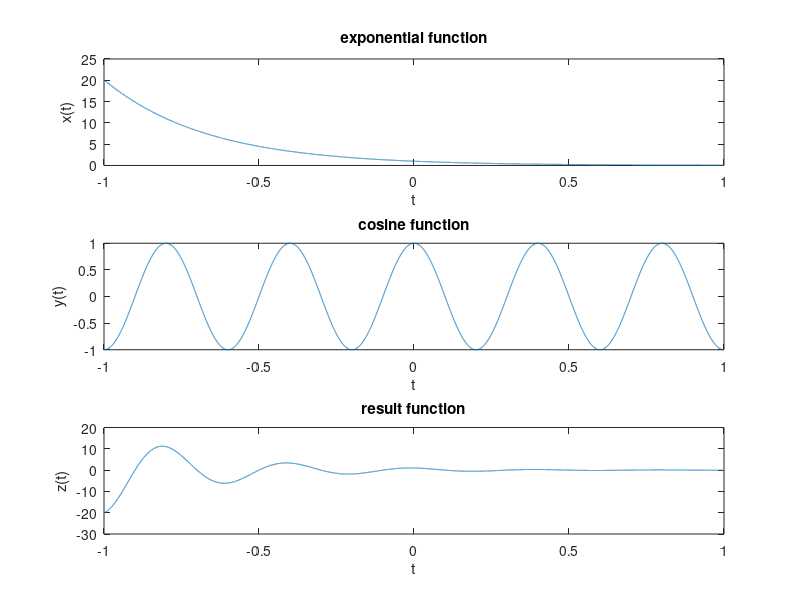

Source code (MATLAB):
t=-1:0.0001:1;
x=exp(-3*t);
y=cos(5*pi*t);
z=y.*x;


subplot(3,1,1)
plot(t,x)
xlabel('t')
ylabel('x(t)')
title('exponential function')


subplot(3,1,2)
plot(t,y)
xlabel('t')
ylabel('y(t)')
title('cosine function')

subplot(3,1,3)
plot(t,z)
xlabel('t')
ylabel('z(t)')
title('result function')
